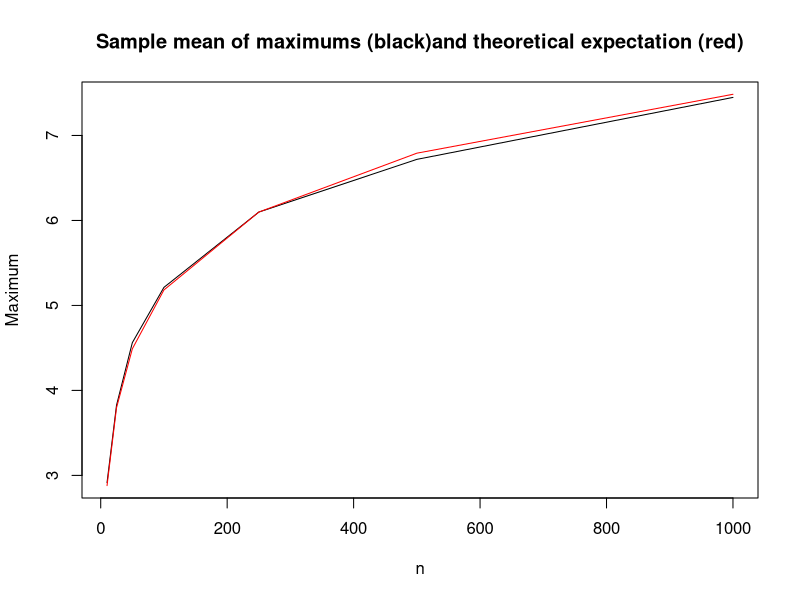
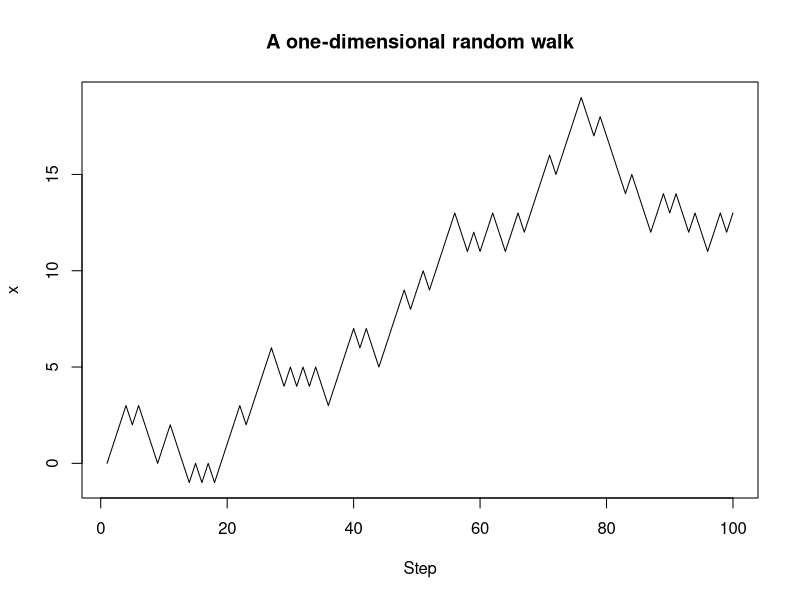
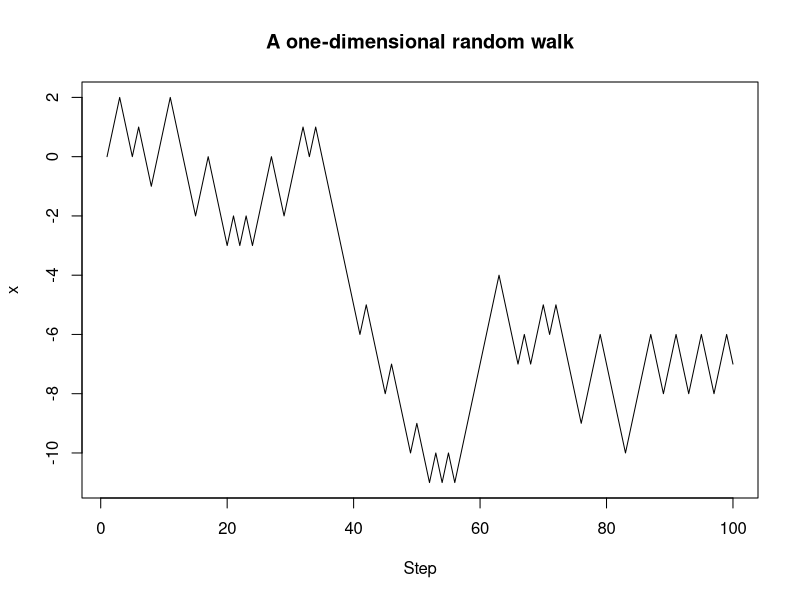
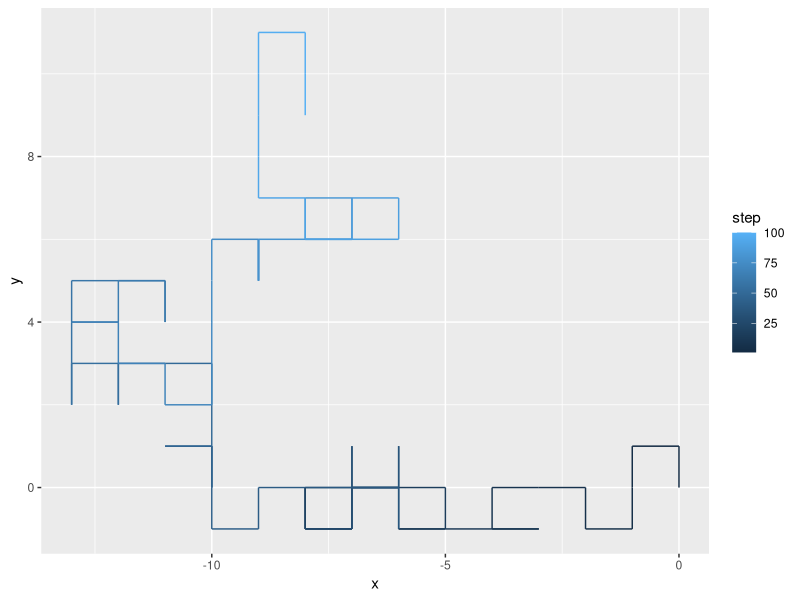

Source code (R) for these figures, in order:
## ---- chunk 1
#| echo: TRUE
#| eval: TRUE
sample(0:9, 10, replace = T)
## ---- chunk 2
#| echo: TRUE
#| eval: TRUE
rnorm(n = 5, mean = 0, sd = 1)
## ---- chunk 3
#| echo: TRUE
#| eval: TRUE
pnorm(q = 1, mean = 0, sd = 1)
pnorm(q = 1, mean = 1, sd = 1)
## ---- chunk 4
#| echo: TRUE
#| eval: TRUE
qnorm(p = .75, mean = 0, sd = 1)
qnorm(p = .5, mean = 1, sd = 1)
## ---- chunk 5
#| echo: TRUE
#| eval: TRUE
dnorm(x = .5, mean = 0, sd = 1)
## ---- chunk 6
#| echo: TRUE
#| eval: TRUE
2 * (1 - pnorm(q = 1.24, mean = 0, sd = 1))
## ---- chunk 7
#| echo: TRUE
#| eval: TRUE
2 * pnorm(q = 2.12, mean = 0, sd = 1)
## ---- chunk 8
#| echo: TRUE
#| eval: TRUE
set.seed(1022)
rnorm(n = 1, mean = 0, sd = 1)
## ---- chunk 9
#| echo: TRUE
#| eval: TRUE
#| error: TRUE
n_sim <- 1000
n <- 100
exp_X <- numeric(n_sim)
for (i in 1:n_sim) {
  exp_X[i] <- exp(rnorm(n))
}
mean(exp_X)
## ---- chunk 10
#| echo: TRUE
#| eval: TRUE
set.seed(1022)
n_sim <- 1000
n <- 10
maxes <- numeric(n_sim)
for (i in 1:n_sim) {
  maxes[i] <- max(rexp(n, rate = 1))
}
mean(maxes)
## ---- chunk 11
#| echo: TRUE
#| eval: TRUE
n_sim <- 1000
n <- 100
maxes <- numeric(n_sim)
for (i in 1:n_sim) {
  maxes[i] <- max(rexp(n, rate = 1))
}
mean(maxes)
## ---- chunk 12
#| echo: TRUE
#| eval: TRUE
replicate(10, rexp(10)) # matrix output
## ---- chunk 13
#| echo: TRUE
#| eval: TRUE
replicate(10, max(rexp(10))) # vector output
## ---- chunk 14
#| echo: TRUE
#| eval: TRUE
maxes <- replicate(1000, max(rexp(n)))
mean(maxes)
## ---- chunk 15
#| echo: TRUE
#| eval: TRUE
#| cache: TRUE
n_sim <- 1000
n_values <- c(10, 25, 50, 100, 250, 500, 1000)
max_by_n <- c()
for (n in n_values) {
  maxes <- numeric(n_sim)
  for (i in 1:n_sim) {
    maxes[i] <- max(rexp(n, rate = 1))
  }
  max_by_n <- c(max_by_n, mean(maxes))
}
max_by_n
## ---- chunk 16
#| echo: TRUE
#| eval: TRUE
#| cache: TRUE
max_by_n <- vapply(
  n_values, 
  function(n) mean(replicate(n_sim, max(rexp(n, rate = 1)))), 
  numeric(1)
)
max_by_n
## ---- chunk 17
#| echo: FALSE
#| eval: TRUE
#| cache: TRUE
plot(n_values, max_by_n,
     type = "l",
     xlab = "n", ylab = "Maximum",
     main = paste0("Sample mean of maximums (black)",
                   "and theoretical expectation (red)"))
lines(n_values, -digamma(1) + log(n_values), col = "red")
## ---- chunk 18
#| echo: TRUE
#| eval: TRUE
#| cache: TRUE
set.seed(123)
n_steps <- 100
x <- numeric(n_steps)
x[1] <- 0
for (i in 2:n_steps) {
  x[i] <- x[i - 1] + sample(c(1, -1), 1)
}
## ---- chunk 19
#| echo: TRUE
#| eval: TRUE
#| cache: TRUE
plot(1:n_steps, x, type = "l",
     xlab = "Step", ylab = "x",
     main = "A one-dimensional random walk")
## ---- chunk 20
#| echo: TRUE
#| eval: TRUE
#| cache: TRUE
take_step <- function() {
  return(sample(c(1, -1), 1))
}
walk_randomly <- function(n_steps, start = 0) {
  if (n_steps <= 1) {
    return(start)
  }
  x <- c(start, walk_randomly(n_steps - 1, start + take_step()))
  return(x)
}
## ---- chunk 21
#| echo: TRUE
#| eval: TRUE
#| cache: TRUE
plot(1:100, walk_randomly(100), type = "l",
     xlab = "Step", ylab = "x",
     main = "A one-dimensional random walk")
## ---- chunk 22
#| echo: TRUE
#| eval: TRUE
#| cache: TRUE
take_step_2d <- function() {
  steps <- rbind(c(0, 1),
                 c(0, -1), 
                 c(1, 0),
                 c(-1, 0))
  return(steps[sample(1:4, 1), ])
}
walk_randomly_2d <- function(n_steps, start = c(0, 0)) {
  if (n_steps <= 1) {
    return(start)
  }
  x <- rbind(start, walk_randomly_2d(n_steps - 1, start + take_step_2d()))
  rownames(x) <- NULL
  return(x)
}
## ---- chunk 23
n_steps <- 100
coords <- walk_randomly_2d(n_steps)
coords
## ---- chunk 24
#| echo: TRUE
#| eval: TRUE
#| cache: TRUE
library(ggplot2)
coords_dat <- data.frame(x = coords[, 1],
                         y = coords[, 2],
                         step = 1:n_steps)
ggplot(coords_dat, aes(x = x, y = y, color = step)) + geom_path()
## ---- chunk 25
#| echo: TRUE
#| eval: TRUE
#| cache: TRUE
library(gganimate)
anim_walk <- ggplot(coords_dat, aes(x = x, y = y, color = step)) +
  geom_path() +
  transition_reveal(along = step)
anim_walk
